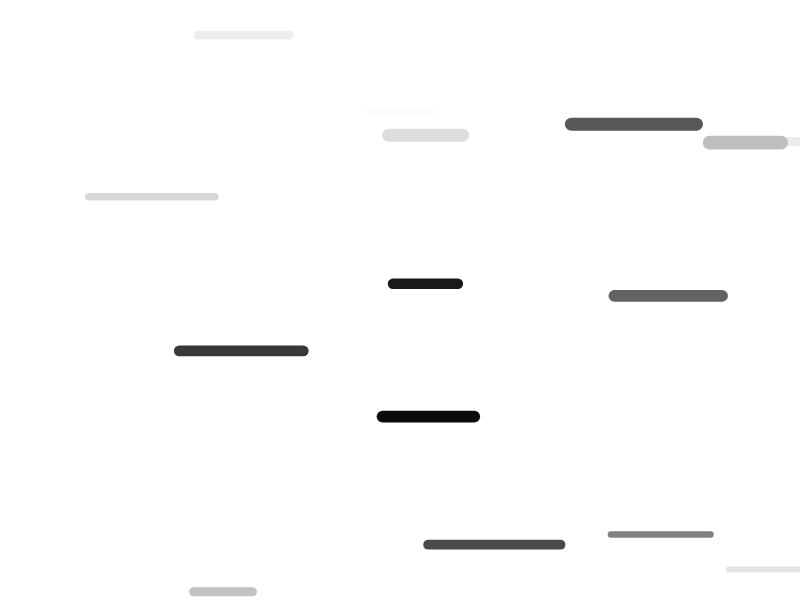
Frame 1 (no input)
Frame 60 (no input): identical to frame 1, image omitted
Frame 120 (the mouse pressed at the canvas centre since frame 60): identical to frame 1, image omitted

The p5.js sketch that drew this single still picture (run headless with seeded random() and noise() and a simulated clock; from frame 60 on, the mouse is pressed at the canvas centre):

// p5.js sketch
// ── sketch.js
let myLines = [];

let totalLines = 150;

function setup() {
  createCanvas(window.screen.width, window.screen.height);  
  for (let i = 0; i < totalLines; i++) {
    myLines[i] = new Line(); 
  } 
}



function draw() {
  background(255);
  
    for (let i = 0; i < totalLines; i+=10) {
  	myLines[i].display();
  }
    
    //myLines[40].display();
}

class Line{
	 
  constructor() {
    this.x = random(width);
    this.y = random(height);
    this.diameter = random(50, 150);
    this.color = random(255);
    this.weight = random(5, 15);
  }

  display() {
  	stroke(this.color);
    strokeWeight(this.weight);
    line(this.x, this.y, this.x+this.diameter, this.y);
  }
}
